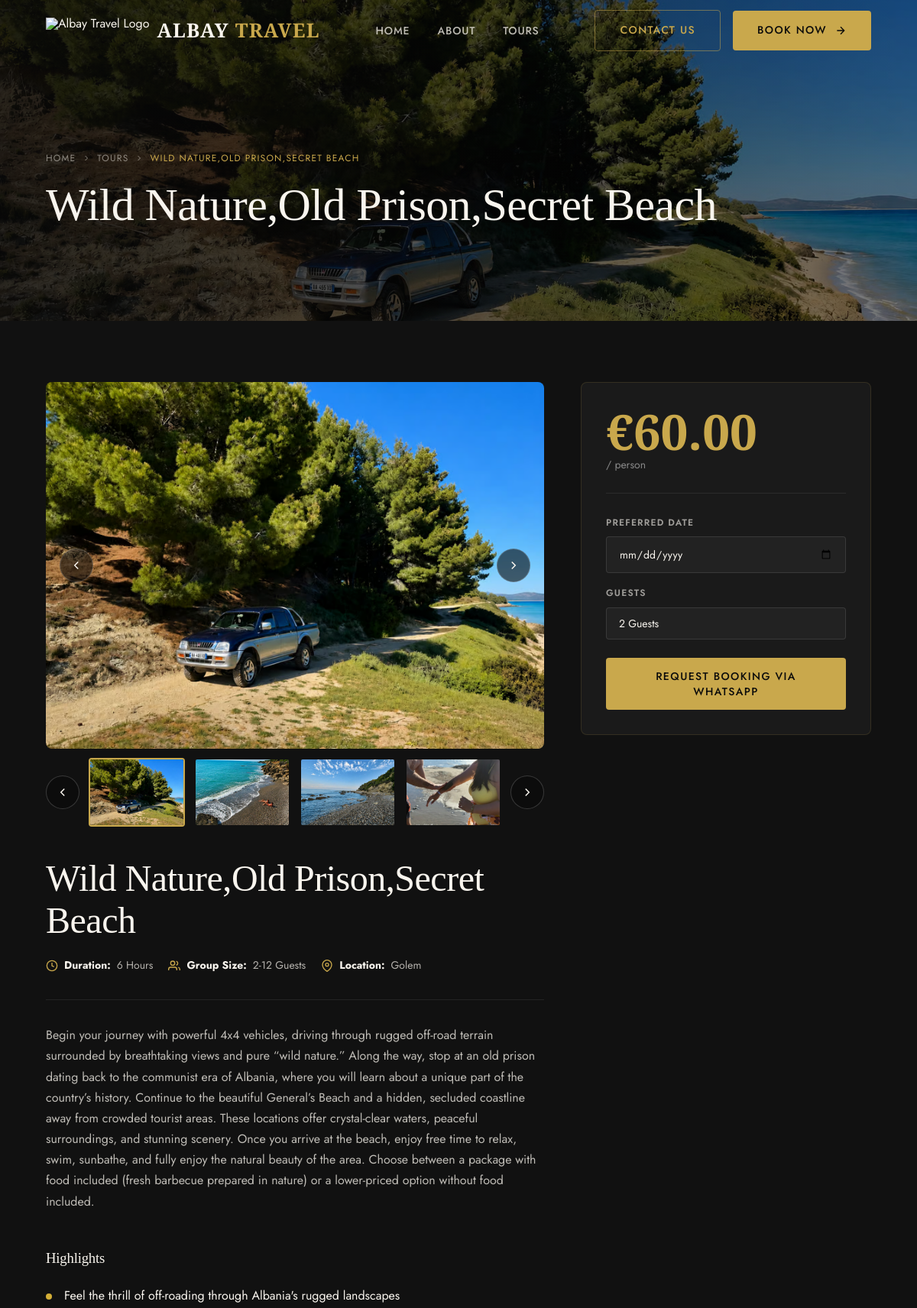
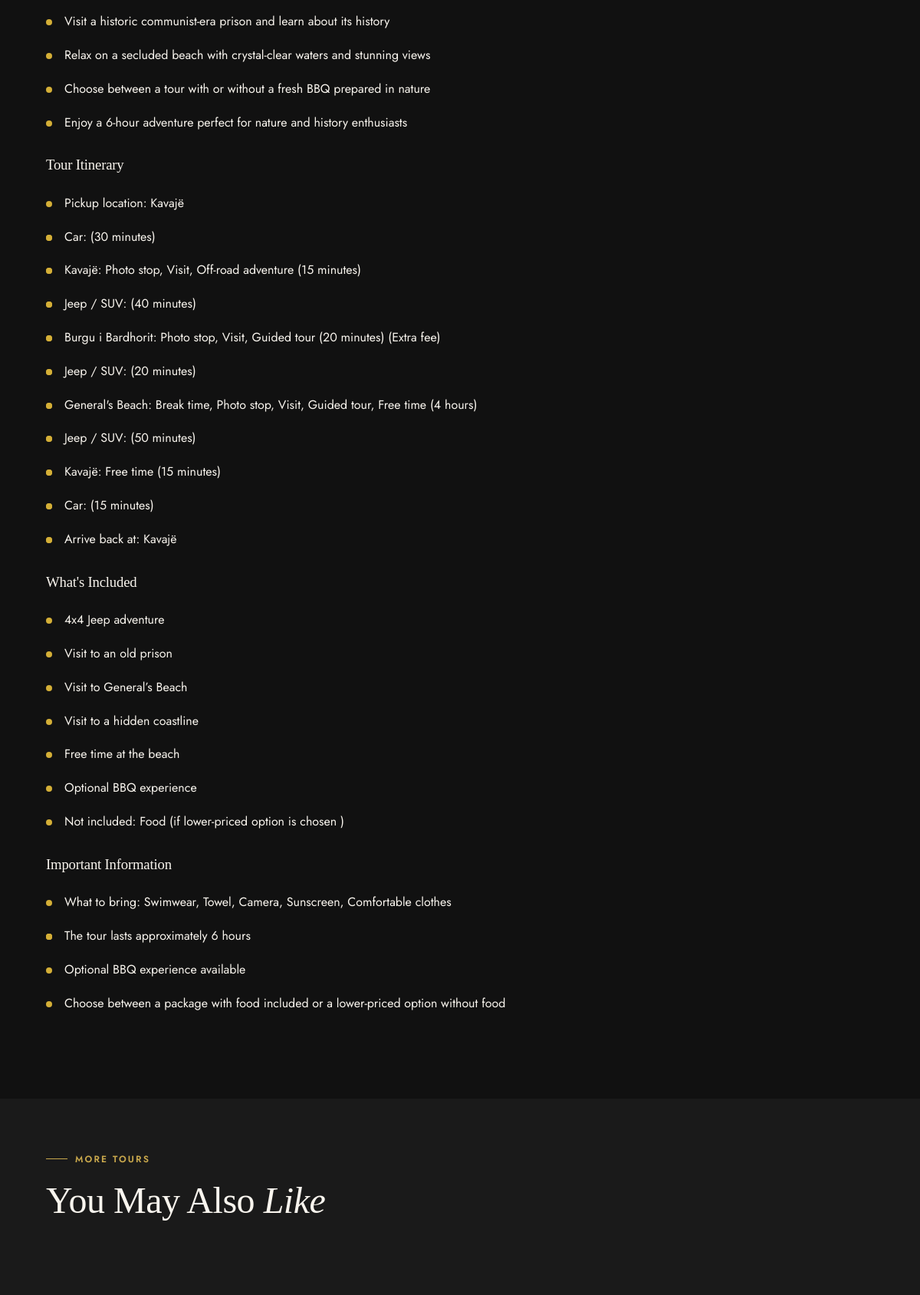
The page /tours/wild-natureold-prisonsecret-beach/ (upper part) on the database its author committed (2 pictures, top to bottom).
### albay_travel/models.py (models this page shows, shortened)
class Tour(models.Model):
    CATEGORY_CHOICES = [
        ('private', 'Private Tour'),
        ('offroad', '4x4 Offroad'),
        ('boat', 'Boat Trip'),
    ]
    BADGE_CHOICES = [
        ('Bestseller', 'Bestseller'),
        ('Relaxation', 'Relaxation'),
        ('Adventure', 'Adventure'),
        ('New', 'New'),
        ('Popular', 'Popular'),
        ('', 'None'),
    ]
    title = models.CharField(max_length=200)
    slug = models.SlugField(unique=True)
    short_description = models.CharField(max_length=300)
    description = models.TextField()
    highlights = models.TextField(blank=True)
    itinerary = models.TextField(blank=True)
    included = models.TextField(blank=True)
    important_info = models.TextField(blank=True)
    category = models.CharField(
    max_length=50,
    choices=CATEGORY_CHOICES,
    default='private'
)
    badge = models.CharField(max_length=20, choices=BADGE_CHOICES, blank=True, default='')
    price = models.DecimalField(max_digits=8, decimal_places=2)
    price_label = models.CharField(max_length=50, default='/ person', blank=True)
    duration = models.CharField(max_length=50)
    location = models.CharField(max_length=100)
    group_size = models.CharField(max_length=50)
    main_image = models.ImageField(upload_to='tours/')
    whatsapp_number = models.CharField(max_length=20, default='355686033460')
    min_guests = models.PositiveIntegerField(default=2)
    max_guests = models.PositiveIntegerField(default=12)
    order = models.PositiveIntegerField(default=0)
    is_active = models.BooleanField(default=True)
    is_featured = models.BooleanField(default=False)
    created_at = models.DateTimeField(auto_now_add=True)
    class Meta:
        ordering = ['order', 'title']
    def get_absolute_url(self):
        from django.urls import reverse
        return reverse('tour_detail', kwargs={'slug': self.slug})
    def get_guest_range(self):
        return range(self.min_guests, self.max_guests + 1)

class TourImage(models.Model):
    tour = models.ForeignKey(Tour, on_delete=models.CASCADE, related_name='gallery_images')
    image = models.ImageField(upload_to='tours/gallery/')
    alt_text = models.CharField(max_length=200, blank=True)
    order = models.PositiveIntegerField(default=0)
    class Meta:
        ordering = ['order']

### albay_travel/views.py (the view)
# urls.py: path('tours/<slug:slug>/', views.tour_detail, name='tour_detail'),
def tour_detail(request, slug):
    tour = get_object_or_404(Tour, slug=slug, is_active=True)
    gallery = list(tour.gallery_images.all())
    related_tours = Tour.objects.filter(is_active=True).exclude(pk=tour.pk)[:2]
    return render(request, 'tour_detail.html', {
        'tour': tour,
        'gallery': gallery,
        'related_tours': related_tours,
        'highlights_list': tour.highlights.splitlines() if tour.highlights else [],
        'itinerary_list': tour.itinerary.splitlines() if tour.itinerary else [],
        'included_list': tour.included.splitlines() if tour.included else [],
        'important_info_list': tour.important_info.splitlines() if tour.important_info else [],
    })

### albay_travel/templates/tour_detail.html (shortened to what this page needs)
{% extends "base.html" %}
{% load static %}
{% block content %}
<section class="page-hero">
  <div class="page-hero__bg" style="background-image:url('{{ tour.main_image.url }}')"></div>
  <div class="page-hero__overlay"></div>
  <div class="container">
    <div class="page-hero__content">
      <nav class="page-hero__breadcrumb" aria-label="Breadcrumb">
        <a href="{% url 'home' %}">Home</a>
        <svg width="12" height="12" viewBox="0 0 24 24" fill="none" stroke="currentColor" stroke-width="2"><path d="M9 18l6-6-6-6"/></svg>
        <a href="{% url 'tours_list' %}">Tours</a>
        <svg width="12" height="12" viewBox="0 0 24 24" fill="none" stroke="currentColor" stroke-width="2"><path d="M9 18l6-6-6-6"/></svg>
        <span>{{ tour.title }}</span>
      </nav>
      <h1 class="page-hero__title">{{ tour.title }}</h1>
    </div>
  </div>
</section>
<section class="tour-detail">
  <div class="container">
    <div class="tour-detail__layout">
      <div>
        <div class="tour-gallery" data-visible-thumbs="4">
          <div class="tour-gallery__main">
            <button class="tour-gallery__nav tour-gallery__nav--prev" type="button" aria-label="Previous image">
              <svg viewBox="0 0 24 24" fill="none" stroke="currentColor" stroke-width="2"><path d="M15 18l-6-6 6-6"/></svg>
            </button>
            <img src="{{ tour.main_image.url }}" alt="{{ tour.title }}" />
            <button class="tour-gallery__nav tour-gallery__nav--next" type="button" aria-label="Next image">
              <svg viewBox="0 0 24 24" fill="none" stroke="currentColor" stroke-width="2"><path d="M9 18l6-6-6-6"/></svg>
            </button>
          </div>
          <div class="tour-gallery__thumbs-wrap">
            <button class="tour-gallery__thumb-nav tour-gallery__thumb-nav--prev" type="button" aria-label="Previous thumbnails">
              <svg viewBox="0 0 24 24" fill="none" stroke="currentColor" stroke-width="2"><path d="M15 18l-6-6 6-6"/></svg>
            </button>
            <div class="tour-gallery__thumbs">
              <button class="tour-gallery__thumb active" type="button">
                <img src="{{ tour.main_image.url }}" alt="{{ tour.title }}" />
              </button>
              {% for img in gallery %}
              <button class="tour-gallery__thumb" type="button">
                <img src="{{ img.image.url }}" alt="{{ img.alt_text|default:tour.title }}" />
              </button>
              {% endfor %}
            </div>
            <button class="tour-gallery__thumb-nav tour-gallery__thumb-nav--next" type="button" aria-label="Next thumbnails">
              <svg viewBox="0 0 24 24" fill="none" stroke="currentColor" stroke-width="2"><path d="M9 18l6-6-6-6"/></svg>
            </button>
          </div>
        </div>
        <h2 class="tour-detail__title">{{ tour.title }}</h2>
        <div class="tour-detail__meta">
          <div class="tour-meta-item">
            <svg viewBox="0 0 24 24" fill="none" stroke="currentColor" stroke-width="2"><circle cx="12" cy="12" r="10"/><polyline points="12 6 12 12 16 14"/></svg>
            <strong>Duration:</strong> {{ tour.duration }}
          </div>
          <div class="tour-meta-item">
            <svg viewBox="0 0 24 24" fill="none" stroke="currentColor" stroke-width="2"><path d="M17 21v-2a4 4 0 0 0-4-4H5a4 4 0 0 0-4 4v2"/><circle cx="9" cy="7" r="4"/><path d="M23 21v-2a4 4 0 0 0-3-3.87"/><path d="M16 3.13a4 4 0 0 1 0 7.75"/></svg>
            <strong>Group Size:</strong> {{ tour.group_size }}
          </div>
          <div class="tour-meta-item">
            <svg viewBox="0 0 24 24" fill="none" stroke="currentColor" stroke-width="2"><path d="M21 10c0 7-9 13-9 13s-9-6-9-13a9 9 0 0 1 18 0z"/><circle cx="12" cy="10" r="3"/></svg>
            <strong>Location:</strong> {{ tour.location }}
          </div>
        </div>
        <div class="tour-description-box">
  <p>{{ tour.description }}</p>
</div>
{% if highlights_list %}
<div class="tour-info-card">
    <h3>Highlights</h3>
    <ul class="tour-list">
        {% for item in highlights_list %}
        <li>{{ item }}</li>
        {% endfor %}
    </ul>
</div>
{% endif %}
{% if itinerary_list %}
<div class="tour-info-card">
    <h3>Tour Itinerary</h3>
    <ul class="tour-list">
        {% for item in itinerary_list %}
        <li>{{ item }}</li>
        {% endfor %}
    </ul>
</div>
{% endif %}
{% if included_list %}
<div class="tour-info-card">
    <h3>What's Included</h3>
    <ul class="tour-list">
        {% for item in included_list %}
        <li>{{ item }}</li>
        {% endfor %}
    </ul>
</div>
{% endif %}
{% if important_info_list %}
<div class="tour-info-card">
    <h3>Important Information</h3>
    <ul class="tour-list">
        {% for item in important_info_list %}
        <li>{{ item }}</li>
        {% endfor %}
    </ul>
</div>
{% endif %}
</div>
      <aside class="booking-card">
        <div class="booking-card__price">
          <div class="booking-card__price-num">€{{ tour.price }}</div>
          {% if tour.price_label %}
          <div class="booking-card__price-per">{{ tour.price_label }}</div>
          {% endif %}
        </div>
        <form class="booking-form" id="booking-form" data-tour="{{ tour.title }}" data-whatsapp="{{ tour.whatsapp_number }}">
          <div class="booking-form__group">
            <label class="booking-form__label" for="tour-date">Preferred Date</label>
            <input class="booking-form__input" id="tour-date" name="date" type="date" required />
          </div>
          <div class="booking-form__group">
            <label class="booking-form__label" for="tour-guests">Guests</label>
            <select class="booking-form__input" id="tour-guests" name="guests">
              {% for n in tour.get_guest_range %}
              <option value="{{ n }}">{{ n }} Guest{% if n > 1 %}s{% endif %}</option>
              {% endfor %}
            </select>
          </div>
          <button type="submit" class="btn btn--primary" style="width:100%; justify-content:center; margin-top:8px;">
            <span>Request Booking via WhatsApp</span>
          </button>
        </form>
      </aside>
    </div>
  </div>
</section>
{% if related_tours %}
<section class="section section--sm" style="background:var(--clr-dark2);">
  <div class="container">
    <p class="section-label">More Tours</p>
    <h2 class="section-title">You May Also <em>Like</em></h2>
    <div class="tours-grid">
    </div>
  </div>
</section>
{% endif %}
{% endblock %}

### rows shown on the page
Tour: main_image (picture), title "WILD NATURE,OLD PRISON,SECRET BEACH", title "Wild Nature,Old Prison,Secret Beach", duration "6 Hours", group_size "2-12 Guests", location "Golem", description "Begin your journey with powerful 4x4 vehicles, driving through rugged off-road terrain surrounded by breathtaking views and pure “wild nature.” Along the way, stop at an old prison dating back to the communist era of Albania, where you will learn about a unique part of the country’s history. Continue to the beautiful General’s Beach and a hidden, secluded coastline away from crowded tourist areas. These locations offer crystal-clear waters, peaceful surroundings, and stunning scenery. Once you arrive at the beach, enjoy free time to relax, swim, sunbathe, and fully enjoy the natural beauty of the area. Choose between a package with food included (fresh barbecue prepared in nature) or a…", price "60.00", price_label "/ person", guests "2 Guests"
TourImage: image (picture)
TourImage: image (picture)
TourImage: image (picture)

### other values the page prints
{{ item }} "Feel the thrill of off-roading through Albania's rugged landscapes" "Visit a historic communist-era prison and learn about its history" "Relax on a secluded beach with crystal-clear waters and stunning views" "Choose between a tour with or without a fresh BBQ prepared in nature" "Enjoy a 6-hour adventure perfect for nature and history enthusiasts"
{{ item }} "Pickup location: Kavajë" "Car: (30 minutes)" "Kavajë: Photo stop, Visit, Off-road adventure (15 minutes)" "Jeep / SUV: (40 minutes)" "Burgu i Bardhorit: Photo stop, Visit, Guided tour (20 minutes) (Extra fee)" "Jeep / SUV: (20 minutes)" "General's Beach: Break time, Photo stop, Visit, Guided tour, Free time (4 hours)" "Jeep / SUV: (50 minutes)" "Kavajë: Free time (15 minutes)" "Car: (15 minutes)" "Arrive back at: Kavajë"
{{ item }} "4x4 Jeep adventure" "Visit to an old prison" "Visit to General’s Beach" "Visit to a hidden coastline" "Free time at the beach" "Optional BBQ experience" "Not included: Food (if lower-priced option is chosen )"
{{ item }} "What to bring: Swimwear, Towel, Camera, Sunscreen, Comfortable clothes" "The tour lasts approximately 6 hours" "Optional BBQ experience available" "Choose between a package with food included or a lower-priced option without food"
